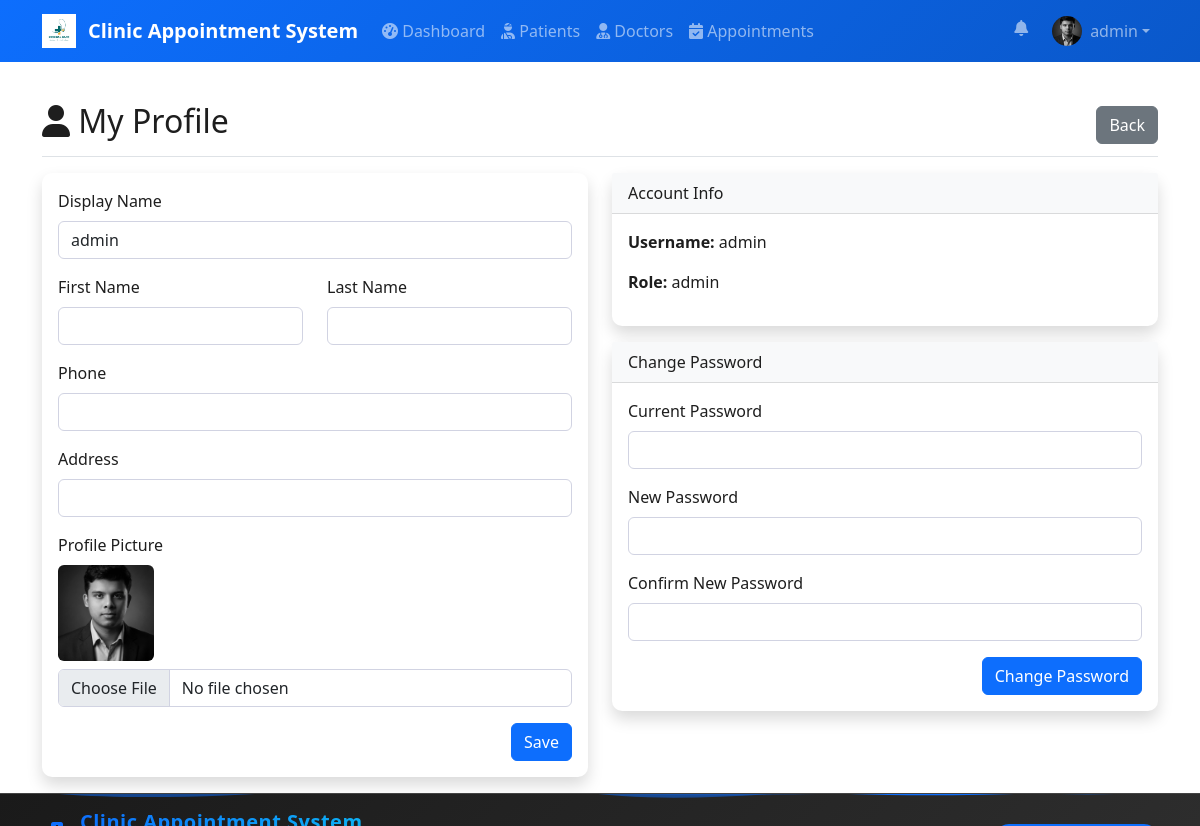
The app's page /pages/my_profile.php (signed in) with its own data.
### tables this page shows
CREATE TABLE `users` (
  `user_id` int(11) NOT NULL,
  `username` varchar(50) NOT NULL,
  `password` varchar(255) NOT NULL,
  `email` varchar(100) DEFAULT NULL,
  `first_name` varchar(50) DEFAULT NULL,
  `last_name` varchar(50) DEFAULT NULL,
  `profile_picture` varchar(255) DEFAULT NULL,
  `role` enum('admin','receptionist','doctor','patient') DEFAULT 'receptionist',
  `doctor_id` int(11) DEFAULT NULL,
  `created_at` timestamp NOT NULL DEFAULT current_timestamp()
);

### config/config.php (called while the page is built, shortened)
<?php
if (file_exists(__DIR__ . '/../includes/functions.php')) {
    require_once __DIR__ . '/../includes/functions.php';
}
function isLoggedIn() {
    return isset($_SESSION['user_id']);
}
?>

### includes/functions.php (called while the page is built, shortened)
<?php
function pageFadeIn() {
    return 'fade-in';
}
?>

### pages/my_profile.php (the view, shortened to what this page needs)
<?php
require_once '../includes/header.php';
$user_id = $_SESSION['user_id'];
try {
    $u = $db->prepare('SELECT * FROM users WHERE user_id = :uid LIMIT 1');
    $u->bindParam(':uid', $user_id);
    $u->execute();
    $user = $u->fetch(PDO::FETCH_ASSOC);
} catch (Exception $e) {
    $error = 'Failed to load profile.';
}
?>
<div class="d-flex justify-content-between align-items-center pt-3 pb-2 mb-3 border-bottom">
    <h1 class="h2"><i class="fas fa-user"></i> My Profile</h1>
    <div>
        <a href="dashboard.php" class="btn btn-secondary">Back</a>
    </div>
</div>
<div class="row">
    <div class="col-md-6">
        <div class="card shadow mb-3">
            <div class="card-body">
                <form method="post" enctype="multipart/form-data">
                    <div class="mb-3">
                        <label class="form-label">Display Name</label>
                        <input class="form-control" name="display_name" value="<?php echo htmlspecialchars($_SESSION['username'] ?? ''); ?>">
                    </div>
                    <div class="row">
                        <div class="col-md-6 mb-3">
                            <label class="form-label">First Name</label>
                            <input class="form-control" name="first_name" value="<?php echo htmlspecialchars($user['first_name'] ?? ''); ?>">
                        </div>
                        <div class="col-md-6 mb-3">
                            <label class="form-label">Last Name</label>
                            <input class="form-control" name="last_name" value="<?php echo htmlspecialchars($user['last_name'] ?? ''); ?>">
                        </div>
                    </div>
                    <div class="mb-3">
                        <label class="form-label">Phone</label>
                        <input class="form-control" name="phone" value="<?php echo htmlspecialchars($user['phone'] ?? ''); ?>">
                    </div>
                    <div class="mb-3">
                        <label class="form-label">Address</label>
                        <input class="form-control" name="address" value="<?php echo htmlspecialchars($user['address'] ?? ''); ?>">
                    </div>
                    <div class="mb-3">
                        <label class="form-label">Profile Picture</label>
                        <?php if (!empty($user['profile_picture']) && file_exists(__DIR__ . '/../uploads/users/' . $user['profile_picture'])): ?>
                            <div class="mb-2"><img src="../uploads/users/<?php echo htmlspecialchars($user['profile_picture']); ?>" alt="Profile" style="width:96px;height:96px;object-fit:cover;border-radius:6px;"></div>
                        <?php endif; ?>
                        <input type="file" class="form-control" name="profile_picture" accept="image/*">
                    </div>
                    <div class="d-flex justify-content-end">
                        <button class="btn btn-primary" type="submit">Save</button>
                    </div>
                </form>
            </div>
        </div>
    </div>
    <div class="col-md-6">
        <div class="card shadow">
            <div class="card-header bg-light">Account Info</div>
            <div class="card-body">
                <p><strong>Username:</strong> <?php echo htmlspecialchars($user['username'] ?? ''); ?></p>
                <p><strong>Role:</strong> <?php echo htmlspecialchars($user['role'] ?? ''); ?></p>
            </div>
        </div>
        <div class="card shadow mt-3">
            <div class="card-header bg-light">Change Password</div>
            <div class="card-body">
                <form method="post" action="../process.php?action=change_password">
                    <div class="mb-3">
                        <label class="form-label">Current Password</label>
                        <input type="password" name="current_password" class="form-control" required>
                    </div>
                    <div class="mb-3">
                        <label class="form-label">New Password</label>
                        <input type="password" name="new_password" class="form-control" required>
                    </div>
                    <div class="mb-3">
                        <label class="form-label">Confirm New Password</label>
                        <input type="password" name="confirm_password" class="form-control" required>
                    </div>
                    <div class="d-flex justify-content-end">
                        <button class="btn btn-primary" type="submit">Change Password</button>
                    </div>
                </form>
            </div>
        </div>
    </div>
</div>
<?php require_once '../includes/footer.php'; ?>

### includes/header.php (shortened to what this page needs)
<?php
require_once __DIR__ . '/../config/config.php';
?>
<!DOCTYPE html>
<html lang="en">
<head>
    <link href="https://cdn.jsdelivr.net/npm/bootstrap@5.1.3/dist/css/bootstrap.min.css" rel="stylesheet">
    <link rel="stylesheet" href="https://cdnjs.cloudflare.com/ajax/libs/font-awesome/6.0.0/css/all.min.css">
    <link href="../assets/css/style.css" rel="stylesheet">
</head>
<body class="has-fixed-navbar">
    <nav class="navbar navbar-expand-lg navbar-dark navbar-transparent">
        <div class="container">
            <a class="navbar-brand d-flex align-items-center" href="../index.php">
                <?php
                $logoRelPath = '../assets/images/logo_white.png';
                $logoAbsPath = __DIR__ . '/../assets/images/logo_white.png';
                if (file_exists($logoAbsPath)):
                ?>
                    <img src="<?php echo $logoRelPath; ?>" alt="<?php echo SITE_NAME; ?>" style="height:34px;object-fit:contain;margin-right:8px;">
                <?php else: ?>
                    <i class="fas fa-hospital-alt me-2"></i>
                <?php endif; ?>
                <span class="ms-1"><?php echo SITE_NAME; ?></span>
            </a>
            <div class="collapse navbar-collapse" id="navbarNav">
                <?php if (isLoggedIn()): ?>
                <ul class="navbar-nav me-auto">
                    <li class="nav-item">
                        <a class="nav-link" href="../pages/dashboard.php"><i class="fas fa-tachometer-alt"></i> Dashboard</a>
                    </li>
                    <?php $role = strtolower($_SESSION['role'] ?? ''); ?>
                    <?php if ($role === 'doctor'): ?>
                        <li class="nav-item">
                            <a class="nav-link" href="../pages/prescriptions.php"><i class="fas fa-file-prescription"></i> Prescriptions</a>
                        </li>
                    <?php else: ?>
                        <li class="nav-item">
                            <a class="nav-link" href="../pages/patients.php"><i class="fas fa-user-injured"></i> Patients</a>
                        </li>
                        <li class="nav-item">
                            <a class="nav-link" href="../pages/doctors.php"><i class="fas fa-user-md"></i> Doctors</a>
                        </li>
                        <li class="nav-item">
                            <a class="nav-link" href="../pages/appointments.php"><i class="fas fa-calendar-check"></i> Appointments</a>
                        </li>
                    <?php endif; ?>
                </ul>
                <?php endif; ?>
                <ul class="navbar-nav">
                    <?php if (isLoggedIn()):
                        $avatarUrl = '../assets/images/default_avatar.png';
                        if (defined('DB_OK') && DB_OK && isset($db) && $db instanceof PDO) {
                            try {
                                $uqq = $db->prepare('SELECT profile_picture, first_name, last_name FROM users WHERE user_id = :id LIMIT 1');
                                $uqq->bindParam(':id',
                                    $_SESSION['user_id']);
                                $uqq->execute();
                                $urow = $uqq->fetch(PDO::FETCH_ASSOC);
                                if (!empty($urow['profile_picture']) && file_exists(__DIR__ . '/../uploads/users/' . $urow['profile_picture'])) {
                                    $avatarUrl = '../uploads/users/' . $urow['profile_picture'];
                                }
                            } catch (Throwable $e) { $profileFullName = $_SESSION['username']; }
                        }
                    ?>
                        <li class="nav-item dropdown position-relative me-2">
                            <a class="nav-link position-relative" href="#" id="notificationBell" role="button" data-bs-toggle="dropdown" aria-expanded="false">
                                <i class="fas fa-bell"></i>
                            </a>
                        </li>
                        <li class="nav-item dropdown">
                            <a class="nav-link dropdown-toggle d-flex align-items-center" href="#" id="userMenu" role="button" data-bs-toggle="dropdown" aria-expanded="false">
                                <img src="<?php echo $avatarUrl; ?>" alt="avatar" style="width:30px;height:30px;object-fit:cover;border-radius:50%;margin-right:8px;">
                                <span class="d-none d-md-inline"><?php echo htmlspecialchars($_SESSION['username']); ?></span>
                            </a>
                        </li>
                    <?php endif; ?>
                </ul>
            </div>
        </div>
    </nav>
    <div class="container mt-4 <?php echo function_exists('pageFadeIn') ? pageFadeIn() : ''; ?>">

### assets/css/style.css (style rules this page uses)
:root { --primary-color: #0d6efd; --secondary-color: #6c757d; --success-color: #198754; --danger-color: #dc3545; --warning-color: #ffc107; --info-color: #0dcaf0; --bg: #ffffff; --panel-bg: #ffffff; --text-color: #1e1e1e; --muted-color: #6c757d; --navbar-rgba: 10,25,41; }
html, body { width: 100%; height: 100%; overflow-y: auto; pointer-events: auto; }
body { font-family: 'Segoe UI', Tahoma, Geneva, Verdana, sans-serif; background-color: var(--bg); color: var(--text-color); }
.card { border: none; border-radius: 10px; background: var(--panel-bg); box-shadow: 0 0.15rem 1.75rem 0 rgba(58, 59, 69, 0.08); transition: all 0.3s; }
.navbar-brand { font-weight: 600; }
.btn { border-radius: 6px; font-weight: 500; }
.form-control, .form-select { border-radius: 6px; border: 1px solid #d1d3e2; }
.navbar-dark { background: linear-gradient(135deg, var(--primary-color) 0%, #0a58ca 100%); }

### includes/footer.php (style rules this page uses)
.fade-in { animation: fadeIn 1.5s ease-out; }
html, body { height: 100%; }
body { display: flex; flex-direction: column; min-height: 100vh; }
.container { flex: 1; }

### records on screen
users: profile_picture (picture), username "admin", role "admin"

### other values on screen
SITE_NAME "Clinic Appointment System"
$_SESSION['username'] "admin"
